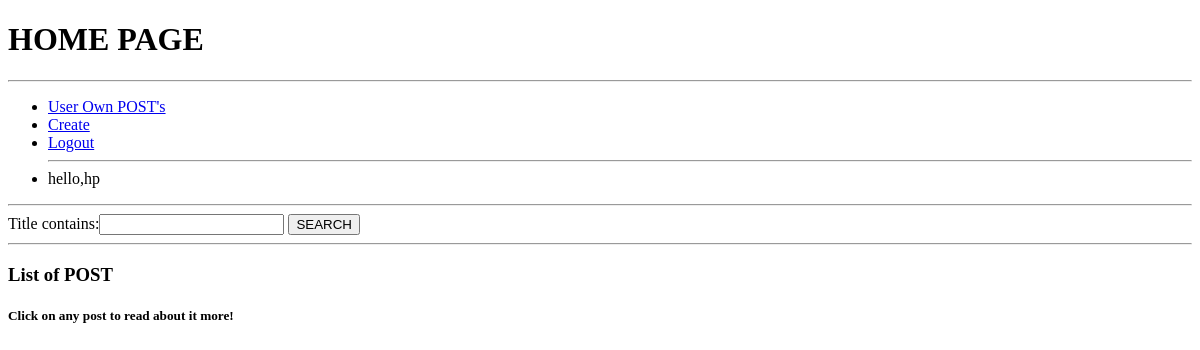
The app's page / (signed in), older data.
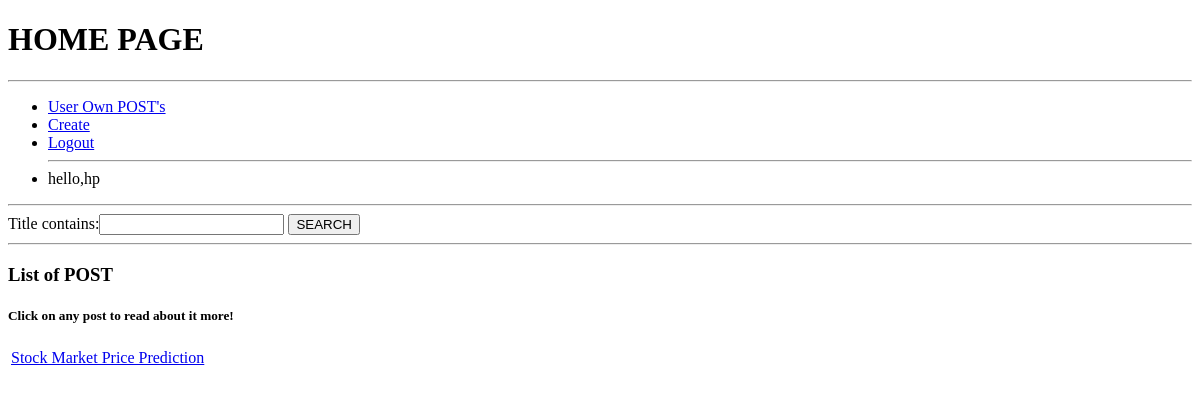
The same page, newer data.
### blog/models.py (models this page shows)
class Post(models.Model):
    author=models.ForeignKey(User,on_delete=models.CASCADE)
    title = models.CharField(max_length=200)
    updated_on = models.DateTimeField(auto_now= True)
    content = models.TextField()
    created_on = models.DateTimeField(auto_now_add=True)
    status = models.IntegerField(choices=STATUS, default=0)
    cover= models.ImageField(upload_to='pictures',default='pictures/DEF.jpg')
    class Meta:
        ordering = ['-created_on']
    def __str__(self):
        return self.title

### blog/views.py (the view)
# urls.py: path('',views.index,name='index'),
@login_required(login_url='login')
def index(request):
    data=Post.objects.filter(status=1).order_by('-created_on')
    search=PostFilter(request.GET,queryset=data)
    data=search.qs
    context={
        'data':data,
        'search':search,
    }
    return render(request,'index.html',context)

### blog/templates/index.html (shortened to what this page needs)
<!DOCTYPE html>
<html lang="en">
<head>
</head>
<body>
    <h1>HOME PAGE</h1>
    <hr>
    <ul>
        <li><a href="{% url 'userpost' %}">User Own POST's</a></li>
        <li><a href="{% url 'create' %}">Create</a></li>
        <li><a href="{% url 'logout' %}">Logout</a></li>
        <hr>
        <li>hello,{{request.user}}</li>
    </ul>
    <hr>
    <form action="" method="get">
    {{search.form}}
    <button type="submit">SEARCH</button>
</form>
    <hr>
    <h3>List of POST</h3>
    <h5>Click on any post to read about it more!</h5>
        <table style="width: 100%;">
        {% for i in data %}
        <tr>
        {% if i.title %}
        <td><a href="{% url 'show' i.id %}">{{i}}</a></li></td>
        {% endif %}
        </tr>
        {% endfor %}
    </table>
</body>
</html>

Row changes from the older to the newer data that the page shows:
added Post: title "Stock Market Price Prediction"
